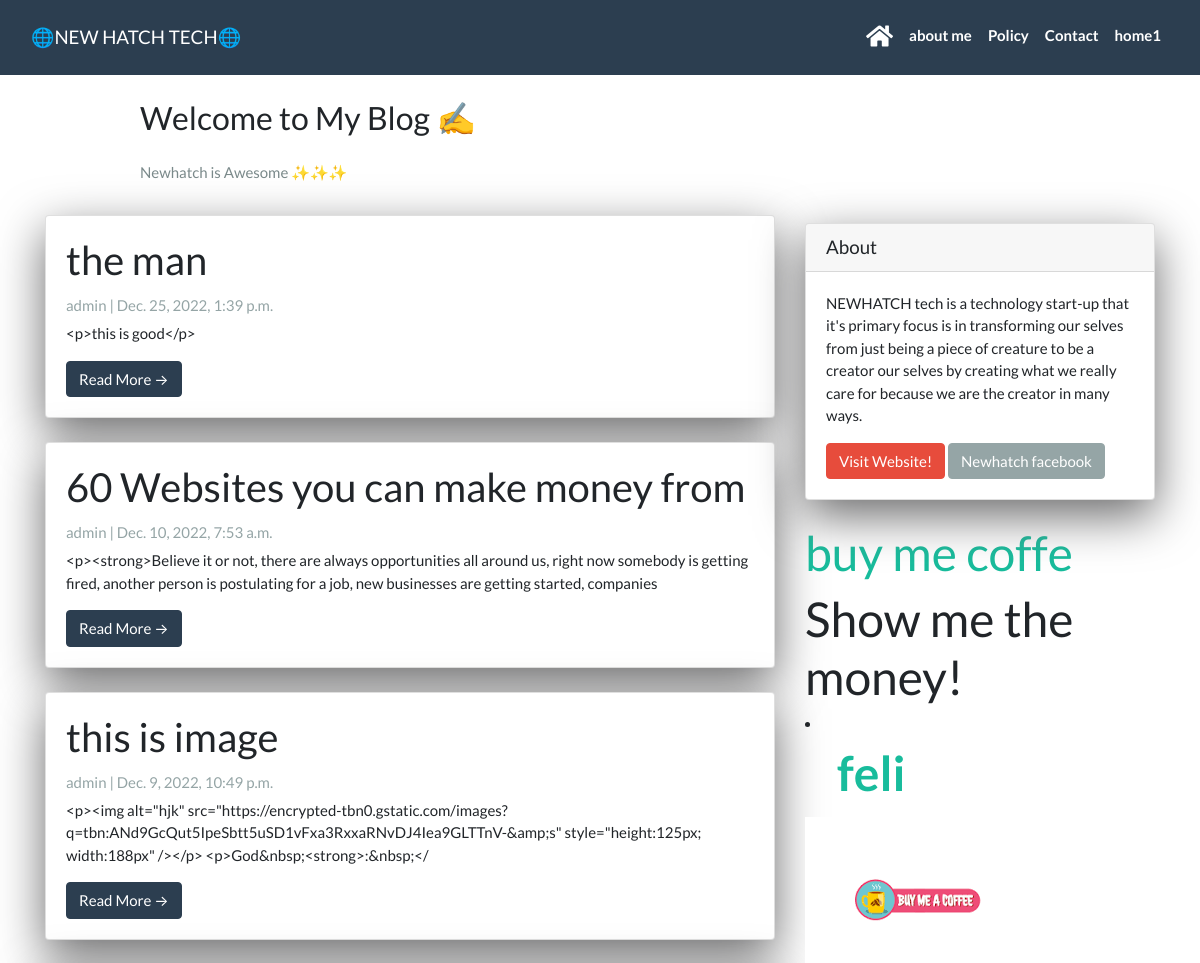
Before: / (upper part) with the older database file.
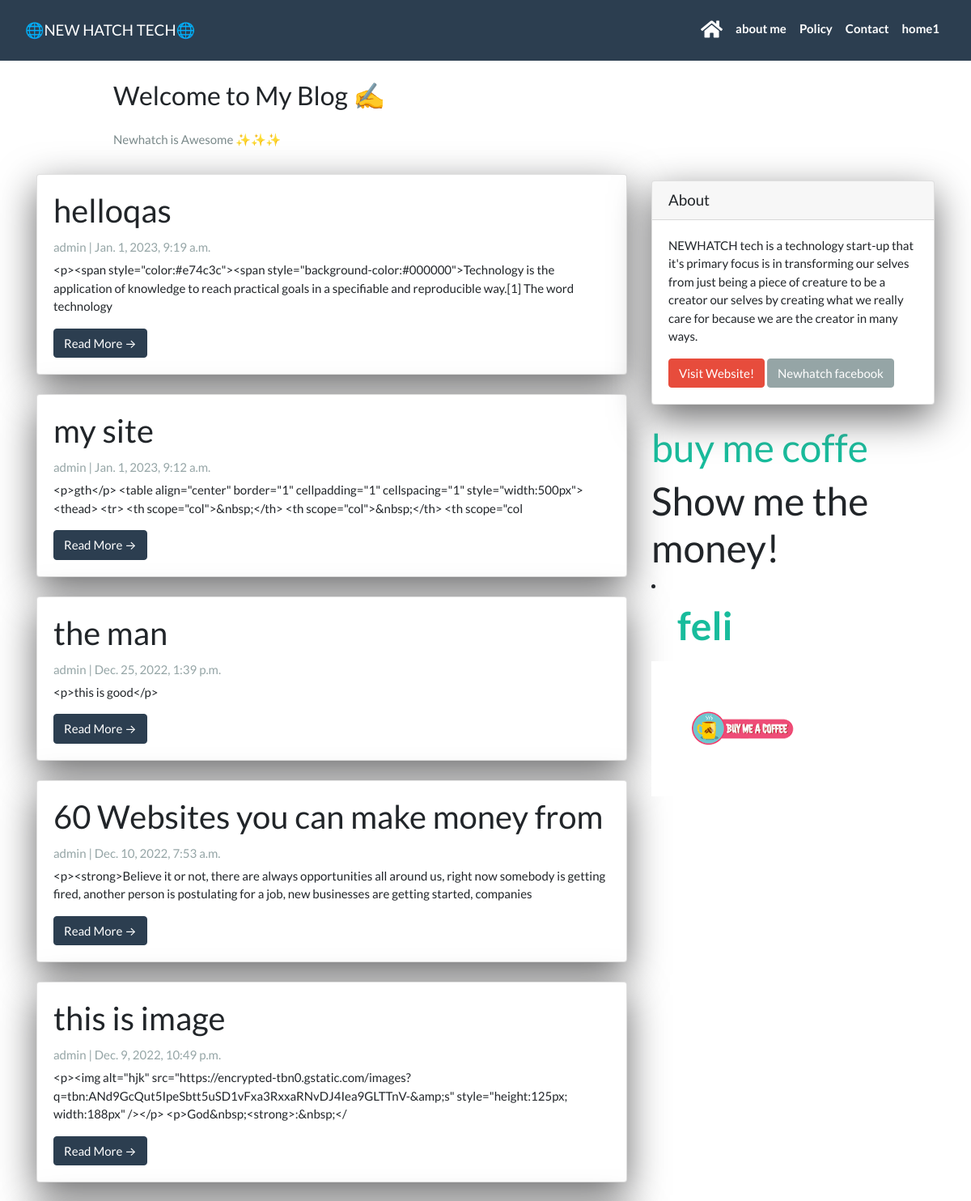
After: the same page with the newer database file.
### soniablog/models.py (models this page shows, shortened)
class Post(models.Model):
    title = models.CharField(max_length=200, unique=True)
    header_image = models.ImageField(null=True,blank=True ,upload_to="images/")
    slug = models.SlugField(max_length=200, unique=True)
    author = models.ForeignKey(User, on_delete=models.CASCADE, related_name='blog_posts')
    updated_on = models.DateTimeField(auto_now=True)
    content =RichTextField(blank=True, null=True)
    created_on = models.DateTimeField(auto_now_add=True)
    status = models.IntegerField(choices=STATUS, default=0)
    tags = TaggableManager()
    class Meta:
        ordering = ['-created_on']

### soniablog/views.py (the view)
# urls.py: path('', views.PostList.as_view(), name='home'),
class PostList(generic.ListView):
    queryset = Post.objects.filter(status=1).order_by('-created_on')
    template_name = 'soniablog/index.html'  # a list of all posts will be displayed on index.html

### soniablog/templates/soniablog/index.html (shortened to what this page needs)
{% extends "soniablog/base.html" %}
{% block content %}
<header class="masthead">
  <div class="container">
    <div class="row">
      <div class=" col-md-8 col-md-10 mx-auto">
        <div class="site-heading">
          <h3 class=" site-heading my-4 mt-3 text-black"> Welcome to My Blog ✍️ </h3>
          <p class="text-dark">Newhatch is Awesome ✨✨✨ </p>
        </div>
      </div>
    </div>
  </div>
</header>
<div class="container">
  <div class="row">
    <div class="col-md-8 mt-3 left">
      {% for post in post_list %}
      <div class="card mb-4">
        <div class="card-body">
          <h2 class="card-title">{{ post.title }}</h2>
          <p class="card-text text-muted h6">{{ post.author }} | {{ post.created_on}} </p>
          <p class="card-text">{{post.content|slice:":200"}}</p>
          <a href="{% url 'post_detail' post.slug  %}" class="btn btn-primary">Read More &rarr;</a>
        </div>
      </div>
      {% endfor %}
    </div>
    {% block sidebar %}
    {% include 'soniablog/sidebar.html' %}
    {% endblock sidebar %}
  </div>
</div>
{%endblock%}

### soniablog/templates/soniablog/base.html (shortened to what this page needs)
<!DOCTYPE html>
<html>
<head>
  <link rel="stylesheet" href="https://stackpath.bootstrapcdn.com/bootswatch/4.5.2/flatly/bootstrap.min.css">
  <link rel="stylesheet" href="https://cdnjs.cloudflare.com/ajax/libs/font-awesome/5.15.3/css/all.min.css" />
</head>
<body>
  <ba
  <nav class="navbar navbar-expand-lg navbar-dark bg-primary" id="mainNav">
    <div class="container-fluid">
       <a class="navbar-brand" href="{% url 'home' %}">🌐NEW HATCH TECH🌐</a>
      <div class="collapse navbar-collapse" id="navbarResponsive">
        <ul class="navbar-nav ml-auto">
          <li class="nav-item text-black">
            <a class="nav-link text-black font-weight-bold" href="{% url 'home' %}"><i class="fa fa-home" style="font-size:24px"></i></a>
          </li>
          <li>
            <a class="nav-link text-black font-weight-bold" href="{% url 'aboutme' %}">about me</a>
          </li>
          <li class="nav-item text-black">
            <a class="nav-link text-black font-weight-bold" href="{% url 'policy' %}">Policy</a>
          </li>
          <li class="nav-item text-black">
            <a class="nav-link text-black font-weight-bold" href="{% url 'contact' %}">Contact</a>
          </li>
          <li class="nav-item text-black">
            <a class="nav-link text-black font-weight-bold" href="{% url 'home1' %}">home1</a>
          </li>
        </ul>
      </div>
    </div>
  </nav>
  {% block content %}
  {% endblock content %}
</body>
</html>

### soniablog/templates/soniablog/sidebar.html (shortened to what this page needs)
{% load static %}
{% block sidebar %}
<div class="col-md-4 float-right ">
  <div class="card my-4">
    <h5 class="card-header">About</h5>
    <div class="card-body">
      <p class="card-text"> NEWHATCH tech is a technology start-up that it's primary focus is in transforming our selves from just  being a   piece of creature to be a creator our selves by creating what we really care for because we are the creator in many ways. </p>
      <a href="newhatchtech.html" class="btn btn-danger">Visit Website!</a>
      <a href="https://web.facebook.com/saah.ransomm/" class="btn btn-secondary">Newhatch facebook</a>
    </div>
  </div>
 <h1> <a href="site.html">buy me coffe</a></h1>
 <h1>Show me the money!</h1>
 <li class="nav-item text-black">
 <h1> <a class="nav-link text-black font-weight-bold" href="{% url 'feli' %}">feli</a> </h1>
</li>
<div class="image">
  <a href="feli.html"><img src="{% static 'images/cof.png' length %}"></a>
</div>
</div>
{% endblock sidebar %}

### soniablog/templates/soniablog/sidebar.html (style rules this page uses)
.card { box-shadow: 0 16px 48px #6a6a6b; }

Changed rows visible on the page:
added Post: title "helloqas", author "admin", created_on "Jan. 1, 2023, 9:19 a.m.", content "<p><span style=\"color:#e74c3c\"><span style=\"background-color:#000000\">Technology is the application of knowledge to reach practical goals in a specifiable and reproducible way.[1] The word technology"
added Post: title "my site", author "admin", created_on "Jan. 1, 2023, 9:12 a.m.", content "<p>gth</p> <table align=\"center\" border=\"1\" cellpadding=\"1\" cellspacing=\"1\" style=\"width:500px\"> <thead> <tr> <th scope=\"col\">&nbsp;</th> <th scope=\"col\">&nbsp;</th> <th scope=\"col"
